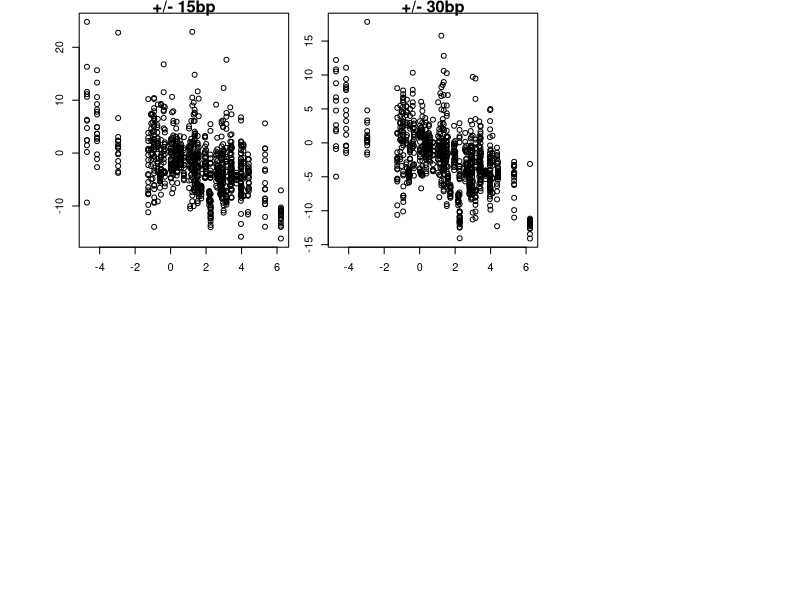

Write the R code that produced this figure. (Note: this script raises an error after producing the figure.)
#Function that calculates the constraint score
constraint.function <- function(obs,exp,adjustment)
  {
  #Calculate Z score
  numerator <- as.numeric(obs)-as.numeric(exp)
  denominator <- sqrt(as.numeric(exp))
  constraint <- numerator/denominator
  
  #Adjust using gene wide adjustment factor
  constraint <- constraint*as.numeric(adjustment)
  
  return(constraint)
  }

#Function to normalise a observed or expected frequency
normalise.function <- function(value,range,whole)
  {
  normalisation <- as.numeric(whole)/as.numeric(range)
  newvalue <- as.numeric(value)*normalisation
  return(newvalue)
  }

#Function that processes variant constraint scores 
variants.processing.function <- function(variant,genedetails)
  {
  #Retrieve the details about the gene
  wholegenesize <- genedetails[variant['Gene'],'Size']
  adjustment <- genedetails[variant['Gene'],'Adjustment']
  #Constraints in the gene details table are not adjusted
  constraint.gene <- genedetails[variant['Gene'],'Constraint']*adjustment
  
  constraint.region.raw <- constraint.function(variant['Region_Observed'],variant['Region_Expected'],adjustment)
  
  constraint.region.normalised <- constraint.function(normalise.function(variant['Region_Observed'],variant['Size'],wholegenesize),normalise.function(variant['Region_Expected'],variant['Size'],wholegenesize),adjustment)
  
  #Compile metrics into vector
  output <- c("Gene_Constraint"=constraint.gene,"Raw_Constraint"=constraint.region.raw,"Normalised_Constraint"=constraint.region.normalised)
  return(output)
  }

#Generate a gene vs regional variant graph
variantgraph <- function(x,y,name)
  {
  plot(x,y,xlab='',ylab='',main=name,cex.main=1.5)
  }

#Draw gene scan plot
genescangraph <- function(gene)
  {
  #Declare file name
  filename <- paste(c(gene,"scan.png"),sep="",collapse="")
  title <- paste(c(gene," Regional Constraint Scan"),sep="",collapse="")
  
  #Define domain boundaries according to gene
  if (gene == "BRCA1")
    {
    domain.starts <- c(4924,5266)
    domain.ends <- c(5208,5565)
    }
  else if (gene == "NF1")
    {
    domain.starts <- c(3703,4738)
    domain.ends <- c(4353,5214)
    }
  #Draw gene scan plot of BRCA1
  png(filename,width=1080,height=720)
  plot(
    #Highlight areas within domains
    panel.first = rect(domain.starts, -1e6, domain.ends, 1e6, col='grey70', border=NA),
    xaxs = "i",
    yaxs = "i",
    
    variants.data.frame[,'Position']
    [variants.data.frame['Type'] == 'S15bp' & variants.data.frame['Gene'] == gene]
    ,variants.data.frame[,'Normalised_Constraint']
    [variants.data.frame['Type'] == 'S15bp' & variants.data.frame['Gene'] == gene]
    ,type='l'
    ,xlab='Position'
    ,ylab='Local Constraint'
    ,cex.lab = 1.5
    ,lwd=2,col="yellow"
  )
  lines(
    variants.data.frame[,'Position']
    [variants.data.frame['Type'] == 'S30bp' & variants.data.frame['Gene'] == gene]
    ,variants.data.frame[,'Normalised_Constraint']
    [variants.data.frame['Type'] == 'S30bp' & variants.data.frame['Gene'] == gene]
    ,lwd=2,col="blue"
  )
  lines(
    variants.data.frame[,'Position']
    [variants.data.frame['Type'] == 'S60bp' & variants.data.frame['Gene'] == gene]
    ,variants.data.frame[,'Normalised_Constraint']
    [variants.data.frame['Type'] == 'S60bp' & variants.data.frame['Gene'] == gene]
    ,lwd=2,col="green"
  )
  lines(
    variants.data.frame[,'Position']
    [variants.data.frame['Type'] == 'S90bp' & variants.data.frame['Gene'] == gene]
    ,variants.data.frame[,'Normalised_Constraint']
    [variants.data.frame['Type'] == 'S90bp' & variants.data.frame['Gene'] == gene]
    ,lwd=2,col="red"
  )
  lines(
    variants.data.frame[,'Position']
    [variants.data.frame['Type'] == 'SExon' & variants.data.frame['Gene'] == gene]
    ,variants.data.frame[,'Normalised_Constraint']
    [variants.data.frame['Type'] == 'SExon' & variants.data.frame['Gene'] == gene]
    ,lwd=2,col="purple"
  )
  #Draw 0 line
  abline(h=0)
  #Draw horizontal line at the 3SD line for statistical significance
  abline(h=3.09)
  legend(legend=c("15bp","30bp","60bp","90bp","Exon"),col=c("yellow","blue","green","red","purple"),lwd=c("2","2","2","2"),lty=c(1,1,1,1),"topright")
  dev.off()
  }
  
#Import the list of gene sizes
genedetails <- read.table("GeneDetails.txt", header=TRUE)

#Import the list of variants
variants.data.frame <- read.table("Variants.txt", header=TRUE)

#Calculate constraint metrics both raw and normalised
variants.constraints <- apply(variants.data.frame,1,variants.processing.function,genedetails)
variants.data.frame$Gene_Constraint <- variants.constraints['Gene_Constraint',]
variants.data.frame$Raw_Constraint <- variants.constraints['Raw_Constraint',]
variants.data.frame$Normalised_Constraint <- variants.constraints['Normalised_Constraint',]

#Calculate correlations between gene constraint and regional constraint
window.15bp.correlation <- cor(variants.data.frame[,'Gene_Constraint'][variants.data.frame['Type'] == 'V15bp'],variants.data.frame[,'Normalised_Constraint'][variants.data.frame['Type'] == 'V15bp'])
window.30bp.correlation <- cor(variants.data.frame[,'Gene_Constraint'][variants.data.frame['Type'] == 'V30bp'],variants.data.frame[,'Normalised_Constraint'][variants.data.frame['Type'] == 'V30bp'])
window.60bp.correlation <- cor(variants.data.frame[,'Gene_Constraint'][variants.data.frame['Type'] == 'V60bp'],variants.data.frame[,'Normalised_Constraint'][variants.data.frame['Type'] == 'V60bp'])
window.90bp.correlation <- cor(variants.data.frame[,'Gene_Constraint'][variants.data.frame['Type'] == 'V90bp'],variants.data.frame[,'Normalised_Constraint'][variants.data.frame['Type'] == 'V90bp'])
window.exon.correlation <- cor(variants.data.frame[,'Gene_Constraint'][variants.data.frame['Type'] == 'VExon'],variants.data.frame[,'Normalised_Constraint'][variants.data.frame['Type'] == 'VExon'])
window.domain.correlation <- cor(variants.data.frame[,'Gene_Constraint'][variants.data.frame['Type'] == 'VDomain'],variants.data.frame[,'Normalised_Constraint'][variants.data.frame['Type'] == 'VDomain'])
write(paste(c("Correlations (R2) were: 15bp = ",round(window.15bp.correlation, digits=3),", 30bp = ",round(window.30bp.correlation, digits=3),", 60bp = ",round(window.60bp.correlation, digits=3),", 90bp = ",round(window.90bp.correlation, digits=3),", within exon = ",round(window.exon.correlation, digits=3),", within domain = ",round(window.domain.correlation, digits=3)),collapse=""),"outputcorrelations.txt")

#Draw plot of local constraints at different window sizes
png("variantslocalconstraints.png",width=1080,height=720)
par(mfrow=c(2,3))
par(oma=c(4,4,0,0)) 
par(mar=c(2,2,1,1))
variantgraph(variants.data.frame[,'Gene_Constraint'][variants.data.frame['Type'] == 'V15bp'],variants.data.frame[,'Normalised_Constraint'][variants.data.frame['Type'] == 'V15bp'],"+/- 15bp")
variantgraph(variants.data.frame[,'Gene_Constraint'][variants.data.frame['Type'] == 'V30bp'],variants.data.frame[,'Normalised_Constraint'][variants.data.frame['Type'] == 'V30bp'],"+/- 30bp")
variantgraph(variants.data.frame[,'Gene_Constraint'][variants.data.frame['Type'] == 'VExon'],variants.data.frame[,'Normalised_Constraint'][variants.data.frame['Type'] == 'VExon'],"Exon")
variantgraph(variants.data.frame[,'Gene_Constraint'][variants.data.frame['Type'] == 'V60bp'],variants.data.frame[,'Normalised_Constraint'][variants.data.frame['Type'] == 'V60bp'],"+/- 60bp")
variantgraph(variants.data.frame[,'Gene_Constraint'][variants.data.frame['Type'] == 'V90bp'],variants.data.frame[,'Normalised_Constraint'][variants.data.frame['Type'] == 'V90bp'],"+/- 90bp")
variantgraph(variants.data.frame[,'Gene_Constraint'][variants.data.frame['Type'] == 'VDomain'],variants.data.frame[,'Normalised_Constraint'][variants.data.frame['Type'] == 'VDomain'],"Domain")
mtext('Gene Constraint Score',side = 1, outer = TRUE, line = 2, cex=1.5)
mtext('Regional Constraint Score',side = 2, outer = TRUE, line = 2, cex=1.5)
dev.off()

#Make th gene scan plots for BRCA1 and NF1
genescangraph("BRCA1")
genescangraph("NF1")

#Make the plot of Z score examples
z.expected <- c(0:100)
z.score <- ((z.expected*2)-z.expected)/(sqrt(z.expected))
zexamples <- data.frame(Expected=z.expected,ZScore=z.score)

#Plot graph showing that Z score increases as Observed increases
png("zexamples.png",width=720,height=720)
plot(
  zexamples[,'Expected'],
  zexamples[,'ZScore'],
  type='l',
  xlab='Observed Value',
  ylab='Z Score',
  xaxs = "i",
  yaxs = "i",
  cex.lab = 1.5,
  xlim = c(0,100),
  ylim = c(0,10)
)
dev.off()

#Count the numbers of variants and each window size
v15.total.variants <- nrow(variants.data.frame[variants.data.frame$Type == 'V15bp',])
v30.total.variants <- nrow(variants.data.frame[variants.data.frame$Type == 'V30bp',])
v60.total.variants <- nrow(variants.data.frame[variants.data.frame$Type == 'V60bp',])
v90.total.variants <- nrow(variants.data.frame[variants.data.frame$Type == 'V90bp',])
exon.total.variants <- nrow(variants.data.frame[variants.data.frame$Type == 'VExon',])
domain.total.variants <- nrow(unique(subset(variants.data.frame, Type == "VDomain", select=c(Key, VariantName))))

#Count the number of variants where gene constraint is already >3.09
v15.constrainedgenes.variants <- nrow(variants.data.frame[variants.data.frame$Type == 'V15bp' & variants.data.frame$Gene_Constraint >= 3.09,])
v30.constrainedgenes.variants <- nrow(variants.data.frame[variants.data.frame$Type == 'V30bp' & variants.data.frame$Gene_Constraint >= 3.09,])
v60.constrainedgenes.variants <- nrow(variants.data.frame[variants.data.frame$Type == 'V60bp' & variants.data.frame$Gene_Constraint >= 3.09,])
v90.constrainedgenes.variants <- nrow(variants.data.frame[variants.data.frame$Type == 'V90bp' & variants.data.frame$Gene_Constraint >= 3.09,])
exon.constrainedgenes.variants <- nrow(variants.data.frame[variants.data.frame$Type == 'VExon' & variants.data.frame$Gene_Constraint >= 3.09,])
domain.constrainedgenes.variants <- nrow(unique(subset(variants.data.frame, Type == "VDomain" & Gene_Constraint >= 3.09, select=c(Key, VariantName))))

#Calculate the percentage of variants where gene constraint is already >3.09
v15.constrainedgenes.percentage <- round((v15.constrainedgenes.variants/v15.total.variants)*100, digits=3)
v30.constrainedgenes.percentage <- round((v30.constrainedgenes.variants/v30.total.variants)*100, digits=3)
v60.constrainedgenes.percentage <- round((v60.constrainedgenes.variants/v60.total.variants)*100, digits=3)
v90.constrainedgenes.percentage <- round((v90.constrainedgenes.variants/v90.total.variants)*100, digits=3)
exon.constrainedgenes.percentage <- round((exon.constrainedgenes.variants/exon.total.variants)*100, digits=3)
domain.constrainedgenes.percentage <- round((domain.constrainedgenes.variants/domain.total.variants)*100, digits=3)

#Count the number of instances where a local constraint exceeds 3.09, but gene constraint doesn't
v15.relevantnormalised.variants <- nrow(variants.data.frame[variants.data.frame$Type == 'V15bp' & variants.data.frame$Gene_Constraint < 3.09 & variants.data.frame$Normalised_Constraint >= 3.09,])
v30.relevantnormalised.variants <- nrow(variants.data.frame[variants.data.frame$Type == 'V30bp' & variants.data.frame$Gene_Constraint < 3.09 & variants.data.frame$Normalised_Constraint >= 3.09,])
v60.relevantnormalised.variants <- nrow(variants.data.frame[variants.data.frame$Type == 'V60bp' & variants.data.frame$Gene_Constraint < 3.09 & variants.data.frame$Normalised_Constraint >= 3.09,])
v90.relevantnormalised.variants <- nrow(variants.data.frame[variants.data.frame$Type == 'V90bp' & variants.data.frame$Gene_Constraint < 3.09 & variants.data.frame$Normalised_Constraint >= 3.09,])
exon.relevantnormalised.variants <- nrow(variants.data.frame[variants.data.frame$Type == 'VExon' & variants.data.frame$Gene_Constraint < 3.09 & variants.data.frame$Normalised_Constraint >= 3.09,])
domain.relevantnormalised.variants <- nrow(unique(subset(variants.data.frame, Type == "VDomain" & Gene_Constraint < 3.09 & Normalised_Constraint >= 3.09, select=c(Key, VariantName))))

v15.relevantraw.variants <- nrow(variants.data.frame[variants.data.frame$Type == 'V15bp' & variants.data.frame$Gene_Constraint < 3.09 & variants.data.frame$Raw_Constraint >= 3.09,])
v30.relevantraw.variants <- nrow(variants.data.frame[variants.data.frame$Type == 'V30bp' & variants.data.frame$Gene_Constraint < 3.09 & variants.data.frame$Raw_Constraint >= 3.09,])
v60.relevantraw.variants <- nrow(variants.data.frame[variants.data.frame$Type == 'V60bp' & variants.data.frame$Gene_Constraint < 3.09 & variants.data.frame$Raw_Constraint >= 3.09,])
v90.relevantraw.variants <- nrow(variants.data.frame[variants.data.frame$Type == 'V90bp' & variants.data.frame$Gene_Constraint < 3.09 & variants.data.frame$Raw_Constraint >= 3.09,])
exon.relevantraw.variants <- nrow(variants.data.frame[variants.data.frame$Type == 'VExon' & variants.data.frame$Gene_Constraint < 3.09 & variants.data.frame$Raw_Constraint >= 3.09,])
domain.relevantraw.variants <- nrow(unique(subset(variants.data.frame, Type == "VDomain" & Gene_Constraint < 3.09 & Raw_Constraint >= 3.09, select=c(Key, VariantName))))

#Calculate percentages
v15.relevent.percent.normalised <- round((v15.relevantnormalised.variants/v15.total.variants)*100, digits=3)
v30.relevent.percent.normalised <- round((v30.relevantnormalised.variants/v30.total.variants)*100, digits=3)
v60.relevent.percent.normalised <- round((v60.relevantnormalised.variants/v60.total.variants)*100, digits=3)
v90.relevent.percent.normalised <- round((v90.relevantraw.variants/v90.total.variants)*100, digits=3)
exon.relevent.percent.normalised <- round((exon.relevantraw.variants/exon.total.variants)*100, digits=3)
domain.relevent.percent.normalised <- round((domain.relevantraw.variants/domain.total.variants)*100, digits=3)

v15.relevent.percent.raw <- round((v15.relevantraw.variants/v15.total.variants)*100, digits=3)
v30.relevent.percent.raw <- round((v30.relevantraw.variants/v30.total.variants)*100, digits=3)
v60.relevent.percent.raw <- round((v60.relevantraw.variants/v60.total.variants)*100, digits=3)
v90.relevent.percent.raw <- round((v90.relevantraw.variants/v90.total.variants)*100, digits=3)
exon.relevent.percent.raw <- round((exon.relevantraw.variants/exon.total.variants)*100, digits=3)
domain.relevent.percent.raw <- round((domain.relevantraw.variants/domain.total.variants)*100, digits=3)

#Calculate uplifts
v15.relevent.uplift.normalised <- round((v15.relevantnormalised.variants/v15.constrainedgenes.variants)*100, digits=3)
v30.relevent.uplift.normalised <- round((v30.relevantnormalised.variants/v30.constrainedgenes.variants)*100, digits=3)
v60.relevent.uplift.normalised <- round((v60.relevantnormalised.variants/v60.constrainedgenes.variants)*100, digits=3)
v90.relevent.uplift.normalised <- round((v90.relevantraw.variants/v90.constrainedgenes.variants)*100, digits=3)
exon.relevent.uplift.normalised <- round((exon.relevantraw.variants/exon.constrainedgenes.variants)*100, digits=3)
domain.relevent.uplift.normalised <- round((domain.relevantraw.variants/domain.constrainedgenes.variants)*100, digits=3)

v15.relevent.uplift.raw <- round((v15.relevantraw.variants/v15.constrainedgenes.variants)*100, digits=3)
v30.relevent.uplift.raw <- round((v30.relevantraw.variants/v30.constrainedgenes.variants)*100, digits=3)
v60.relevent.uplift.raw <- round((v60.relevantraw.variants/v60.constrainedgenes.variants)*100, digits=3)
v90.relevent.uplift.raw <- round((v90.relevantraw.variants/v90.constrainedgenes.variants)*100, digits=3)
exon.relevent.uplift.raw <- round((exon.relevantraw.variants/exon.constrainedgenes.variants)*100, digits=3)
domain.relevent.uplift.raw <- round((domain.relevantraw.variants/domain.constrainedgenes.variants)*100, digits=3)

#Write data for uplift to output table text file
write(paste(c("Window Type","Constrained Genes","Constrained Normalised","Constrained Unnormalised","Uplift Normalised","Uplift Unnormalised"),collapse="\t"),"outputtable.txt")
output.table.header.v15 <- "+/- 15bp"
output.table.constrained.gene.v15 <- paste(c(v15.constrainedgenes.percentage,"% (",v15.constrainedgenes.variants,"/",v15.total.variants,")"),collapse="")
output.table.normalised.v15 <- paste(c(v15.relevent.percent.normalised,"% (",v15.relevantnormalised.variants,"/",v15.total.variants,")"),collapse="")
output.table.raw.v15 <- paste(c(v15.relevent.percent.raw,"% (",v15.relevantraw.variants,"/",v15.total.variants,")"),collapse="")
output.table.uplift.normalised.v15 <- paste(c(v15.relevent.uplift.normalised,"%"),collapse="")
output.table.uplift.raw.v15 <- paste(c(v15.relevent.uplift.raw,"%"),collapse="")
write(paste(c(output.table.header.v15,output.table.constrained.gene.v15,output.table.normalised.v15,output.table.raw.v15,output.table.uplift.normalised.v15,output.table.uplift.raw.v15),collapse="\t"),"outputtable.txt",append=TRUE)
output.table.header.v30 <- "+/- 30bp"
output.table.constrained.gene.v30 <- paste(c(v30.constrainedgenes.percentage,"% (",v30.constrainedgenes.variants,"/",v30.total.variants,")"),collapse="")
output.table.normalised.v30 <- paste(c(v30.relevent.percent.normalised,"% (",v30.relevantnormalised.variants,"/",v30.total.variants,")"),collapse="")
output.table.raw.v30 <- paste(c(v30.relevent.percent.raw,"% (",v30.relevantraw.variants,"/",v30.total.variants,")"),collapse="")
output.table.uplift.normalised.v30 <- paste(c(v30.relevent.uplift.normalised,"%"),collapse="")
output.table.uplift.raw.v30 <- paste(c(v30.relevent.uplift.raw,"%"),collapse="")
write(paste(c(output.table.header.v30,output.table.constrained.gene.v30,output.table.normalised.v30,output.table.raw.v30,output.table.uplift.normalised.v30,output.table.uplift.raw.v30),collapse="\t"),"outputtable.txt",append=TRUE)
output.table.header.v60 <- "+/- 60bp"
output.table.constrained.gene.v60 <- paste(c(v60.constrainedgenes.percentage,"% (",v60.constrainedgenes.variants,"/",v60.total.variants,")"),collapse="")
output.table.normalised.v60 <- paste(c(v60.relevent.percent.normalised,"% (",v60.relevantnormalised.variants,"/",v60.total.variants,")"),collapse="")
output.table.raw.v60 <- paste(c(v60.relevent.percent.raw,"% (",v60.relevantraw.variants,"/",v60.total.variants,")"),collapse="")
output.table.uplift.normalised.v60 <- paste(c(v60.relevent.uplift.normalised,"%"),collapse="")
output.table.uplift.raw.v60 <- paste(c(v60.relevent.uplift.raw,"%"),collapse="")
write(paste(c(output.table.header.v60,output.table.constrained.gene.v60,output.table.normalised.v60,output.table.raw.v60,output.table.uplift.normalised.v60,output.table.uplift.raw.v60),collapse="\t"),"outputtable.txt",append=TRUE)
output.table.header.v90 <- "+/- 90bp"
output.table.constrained.gene.v90 <- paste(c(v90.constrainedgenes.percentage,"% (",v90.constrainedgenes.variants,"/",v90.total.variants,")"),collapse="")
output.table.normalised.v90 <- paste(c(v90.relevent.percent.normalised,"% (",v90.relevantnormalised.variants,"/",v90.total.variants,")"),collapse="")
output.table.raw.v90 <- paste(c(v90.relevent.percent.raw,"% (",v90.relevantraw.variants,"/",v90.total.variants,")"),collapse="")
output.table.uplift.normalised.v90 <- paste(c(v90.relevent.uplift.normalised,"%"),collapse="")
output.table.uplift.raw.v90 <- paste(c(v90.relevent.uplift.raw,"%"),collapse="")
write(paste(c(output.table.header.v90,output.table.constrained.gene.v90,output.table.normalised.v90,output.table.raw.v90,output.table.uplift.normalised.v90,output.table.uplift.raw.v90),collapse="\t"),"outputtable.txt",append=TRUE)
output.table.header.exon <- "Exon"
output.table.constrained.gene.exon <- paste(c(exon.constrainedgenes.percentage,"% (",exon.constrainedgenes.variants,"/",exon.total.variants,")"),collapse="")
output.table.normalised.exon <- paste(c(exon.relevent.percent.normalised,"% (",exon.relevantnormalised.variants,"/",exon.total.variants,")"),collapse="")
output.table.raw.exon <- paste(c(exon.relevent.percent.raw,"% (",exon.relevantraw.variants,"/",exon.total.variants,")"),collapse="")
output.table.uplift.normalised.exon <- paste(c(exon.relevent.uplift.normalised,"%"),collapse="")
output.table.uplift.raw.exon <- paste(c(exon.relevent.uplift.raw,"%"),collapse="")
write(paste(c(output.table.header.exon,output.table.constrained.gene.exon,output.table.normalised.exon,output.table.raw.exon,output.table.uplift.normalised.exon,output.table.uplift.raw.exon),collapse="\t"),"outputtable.txt",append=TRUE)
output.table.header.domain <- "Domain"
output.table.constrained.gene.domain <- paste(c(domain.constrainedgenes.percentage,"% (",domain.constrainedgenes.variants,"/",domain.total.variants,")"),collapse="")
output.table.normalised.domain <- paste(c(domain.relevent.percent.normalised,"% (",domain.relevantnormalised.variants,"/",domain.total.variants,")"),collapse="")
output.table.raw.domain <- paste(c(domain.relevent.percent.raw,"% (",domain.relevantraw.variants,"/",domain.total.variants,")"),collapse="")
output.table.uplift.normalised.domain <- paste(c(domain.relevent.uplift.normalised,"%"),collapse="")
output.table.uplift.raw.domain <- paste(c(domain.relevent.uplift.raw,"%"),collapse="")
write(paste(c(output.table.header.domain,output.table.constrained.gene.domain,output.table.normalised.domain,output.table.raw.domain,output.table.uplift.normalised.domain,output.table.uplift.raw.domain),collapse="\t"),"outputtable.txt",append=TRUE)

#Extract variant names where the local constraint made a difference to classification
difference.v15.Normalised <- subset(variants.data.frame, Type == "V15bp" & Gene_Constraint < 3.09 & Normalised_Constraint > 3.09, select=c(Key, VariantName))
difference.v30.Normalised <- subset(variants.data.frame, Type == "V30bp" & Gene_Constraint < 3.09 & Normalised_Constraint > 3.09, select=c(Key, VariantName))
difference.v60.Normalised <- subset(variants.data.frame, Type == "V60bp" & Gene_Constraint < 3.09 & Normalised_Constraint > 3.09, select=c(Key, VariantName))
difference.v90.Normalised <- subset(variants.data.frame, Type == "V90bp" & Gene_Constraint < 3.09 & Normalised_Constraint > 3.09, select=c(Key, VariantName))
difference.Exon.Normalised <- subset(variants.data.frame, Type == "VExon" & Gene_Constraint < 3.09 & Normalised_Constraint > 3.09, select=c(Key, VariantName))
difference.Domain.Normalised <- subset(variants.data.frame, Type == "VDomain" & Gene_Constraint < 3.09 & Normalised_Constraint > 3.09, select=c(Key, VariantName))
difference.Domain.Normalised <- unique(difference.Domain.Normalised)

difference.v15.Unnormalised <- subset(variants.data.frame, Type == "V15bp" & Gene_Constraint < 3.09 & Raw_Constraint > 3.09, select=c(Key, VariantName))
difference.v30.Unnormalised <- subset(variants.data.frame, Type == "V30bp" & Gene_Constraint < 3.09 & Raw_Constraint > 3.09, select=c(Key, VariantName))
difference.v60.Unnormalised <- subset(variants.data.frame, Type == "V60bp" & Gene_Constraint < 3.09 & Raw_Constraint > 3.09, select=c(Key, VariantName))
difference.v90.Unnormalised <- subset(variants.data.frame, Type == "V90bp" & Gene_Constraint < 3.09 & Raw_Constraint > 3.09, select=c(Key, VariantName))
difference.Exon.Unnormalised <- subset(variants.data.frame, Type == "VExon" & Gene_Constraint < 3.09 & Raw_Constraint > 3.09, select=c(Key, VariantName))
difference.Domain.Unnormalised <- subset(variants.data.frame, Type == "VDomain" & Gene_Constraint < 3.09 & Raw_Constraint > 3.09, select=c(Key, VariantName))
difference.Domain.Unnormalised <- unique(difference.Domain.Unnormalised)

#Make plot of the number of variants that are locally constrained
typecounts <- c(
nrow(difference.v15.Normalised),
nrow(difference.v30.Normalised),
nrow(difference.v60.Normalised),
nrow(difference.v90.Normalised),
nrow(difference.Exon.Normalised),
nrow(difference.Domain.Normalised),
nrow(difference.v15.Unnormalised),
nrow(difference.v30.Unnormalised),
nrow(difference.v60.Unnormalised),
nrow(difference.v90.Unnormalised),
nrow(difference.Exon.Unnormalised),
nrow(difference.Domain.Unnormalised))

variant.frequency.data <- matrix(typecounts, nrow = 2, byrow=TRUE, dimnames = list(c("Unnormalised","Normalised"), c("+/- 15bp","+/- 30bp","+/- 60bp","+/- 90bp","Exon","Domain")))
png("variant-counts.png",width=1080,height=720)
barplot(variant.frequency.data,
        xlab = "Type",
        ylab = "Variants",
        col = c("red","green"),
        beside = TRUE,
        cex.lab = 1.5
)
legend("topright",
       c("Normalised","Unnormalised"),
       fill = c("red","green")
)
dev.off()

#Find BRCA1 variants where normalised local constraint makes a difference
difference.brca1.v15.Normalised <- subset(variants.data.frame, Type == "V15bp" & Gene_Constraint < 3.09 & Normalised_Constraint > 3.09 & Gene == "BRCA1", select=c(Key, VariantName))
difference.brca1.v30.Normalised <- subset(variants.data.frame, Type == "V30bp" & Gene_Constraint < 3.09 & Normalised_Constraint > 3.09 & Gene == "BRCA1", select=c(Key, VariantName))
difference.brca1.v60.Normalised <- subset(variants.data.frame, Type == "V60bp" & Gene_Constraint < 3.09 & Normalised_Constraint > 3.09 & Gene == "BRCA1", select=c(Key, VariantName))
difference.brca1.v90.Normalised <- subset(variants.data.frame, Type == "V90bp" & Gene_Constraint < 3.09 & Normalised_Constraint > 3.09 & Gene == "BRCA1", select=c(Key, VariantName))
difference.brca1.Exon.Normalised <- subset(variants.data.frame, Type == "VExon" & Gene_Constraint < 3.09 & Normalised_Constraint > 3.09 & Gene == "BRCA1", select=c(Key, VariantName))
difference.brca1.Domain.Normalised <- subset(variants.data.frame, Type == "VDomain" & Gene_Constraint < 3.09 & Normalised_Constraint > 3.09 & Gene == "BRCA1", select=c(Key, VariantName))
difference.brca1.Domain.Normalised <- unique(difference.brca1.Domain.Normalised)

#Calculate the percentage of variants where local constraint makes a difference
get.percent.make.difference.gene <- function(gene,variants)
  {
  all.variants.gene <- nrow(unique(subset(variants, Gene == gene & Type != "S15bp" & Type != "S30bp" & Type != "S60bp" & Type != "S90bp" & Type != "SExon" & Type != "SDomain", select=c(Key, VariantName))))
  difference.variants.gene <- nrow(unique(subset(variants, Gene == gene & Type != "S15bp" & Type != "S30bp" & Type != "S60bp" & Type != "S90bp" & Type != "SExon" & Type != "SDomain" & Gene_Constraint < 3.09 & Normalised_Constraint > 3.09, select=c(Key, VariantName))))
  percent.difference.gene <- (difference.variants.gene/all.variants.gene)*100
  #Compile metrics into vector
  output <- percent.difference.gene
  return(output)
  }
unique.genes <- unique(subset(variants.data.frame,, select=c(Gene)))
percentage.differences <- apply(unique.genes,1,get.percent.make.difference.gene,variants.data.frame)
genes.variant.difference.percentage <- data.frame(Gene=unique.genes,PercentDiff=percentage.differences)

#Data to display on bar plot
display.genes.variant.difference.percentage <- subset(genes.variant.difference.percentage, PercentDiff > 0, select=c(Gene, PercentDiff))
#Colors of bars based on the panel
display.genes.variant.difference.percentage$Color <- c(
  "red",
  "blue",
  "blue",
  "blue",
  "yellow",
  "red",
  "yellow",
  "blue",
  "blue",
  "yellow",
  "yellow",
  "yellow",
  "yellow",
  "yellow",
  "yellow",
  "blue",
  "yellow",
  "yellow",
  "yellow",
  "yellow",
  "green",
  "green",
  "orange",
  "orange",
  "yellow",
  "yellow",
  "yellow",
  "purple",
  "green",
  "blue",
  "green",
  "yellow",
  "yellow",
  "yellow",
  "yellow")
display.genes.variant.difference.percentage <- display.genes.variant.difference.percentage[order(display.genes.variant.difference.percentage$PercentDiff),]

#Display chart of % of variants in each gene where local constraint makes a difference
png("gene-make-difference.png",width=1080,height=720)
par(mar=c(4,7.5,2,1))
barplot(
  display.genes.variant.difference.percentage$PercentDiff, 
  names.arg = display.genes.variant.difference.percentage$Gene,
  col = display.genes.variant.difference.percentage$Color,
  horiz = TRUE,
  xlim = c(0,100),
  ann = FALSE,
  las = 1,
  xaxs = "i",
  yaxs = "i")
legend("right",
       c("Breast Cancer","Aortopathy","DSD","Noonan","Lynch","Ovarian Cancer"),
       fill = c("red","blue","yellow","green","orange","purple")
)
mtext(side = 1, text = "Percentage of Variants", line = 2, cex = 1.5)
mtext(side = 2, text = "Gene", line = 6, cex = 1.5)
dev.off()

#Count the number not displayed for the figure legend
not.displayed <- nrow(genes.variant.difference.percentage)-nrow(display.genes.variant.difference.percentage)
not.displayed.percent <- (not.displayed/nrow(genes.variant.difference.percentage))*100
text.for.not.display <- c(round(not.displayed.percent, digits = 1),"% (",not.displayed,"/",nrow(genes.variant.difference.percentage),")"," of the genes are not shown here, as they had no variants that were locally constrained, but not constrained gene wide.")
write(paste(text.for.not.display,collapse=""),"genes-no-difference.txt")

#Make U scores graph
uscores.data.frame <- read.table("uscores.txt", header=TRUE)
subset.uscores.data.frame <- subset(uscores.data.frame,Nucleotide >= 600 & Nucleotide <= 800, select=c(Nucleotide, UScore))
png("uscores.png",width=1080,height=720)
par(mar=c(4,4,4,4))
plot(uscores.data.frame$Nucleotide,uscores.data.frame$UScore,type="h",col="blue",
     ann = FALSE,
     xaxs = "i",
     yaxs = "i")
lines(subset.uscores.data.frame$Nucleotide,subset.uscores.data.frame$UScore,type="h",col="red")
mtext(side = 1, text = "Nucleotide in BRCA1", line = 3, cex = 1.5)
mtext(side = 2, text = "U Score", line = 2, cex = 1.5)
dev.off()

#Calculate number of variants expected in the subset and return it to text file
total.uscore <- sum(uscores.data.frame$UScore)
subset.uscore <- sum(subset.uscores.data.frame$UScore)
percentage.uscore <- (subset.uscore/total.uscore)*100
total.expected <- 508.9
subset.expected <- (total.expected/100)*percentage.uscore
write(paste(c("as the percentage of the area under the curve found between nucleotides 600 and 800 is ",round(percentage.uscore,digits=2),"%, and the total expected number of variants in ExAc is ",total.expected,", the number of variants expected to fall in the region between 600 and 800 is ",round(subset.expected,digits=1)),collapse=""),"uscoreexplain.txt")

#Boxplot of local constraint variability
boxplot.data.frame <- subset(variants.data.frame,Type == "V15bp" | Type == "V30bp" | Type == "V60bp" | Type == "V90bp" | Type == "VExon" | Type == "VDomain",select=c(Gene,Raw_Constraint,Normalised_Constraint))
genes.constraint <- unique(subset(variants.data.frame,,c(Gene,Gene_Constraint)))
boxplot.lims = c(-10,10)
png("boxwhisker-normalised.png",width=1080,height=720)
par(mar=c(8,4,1,4))
boxplot(boxplot.data.frame$Normalised_Constraint~boxplot.data.frame$Gene,
        outline=FALSE,
        ylim = boxplot.lims,
        xaxs = "i",
        yaxs = "i",
        ann = FALSE,
        las = 2,
        col="yellow",
        medcol="red"
        )
mtext(side = 1, text = "Gene", line = 6, cex = 1.5)
mtext(side = 2, text = "Local Constraint (Normalised)", line = 2, cex = 1.5)
abline(h=0)
abline(h=3.09)
par(new=T)
plot(genes.constraint$Gene,genes.constraint$Gene_Constraint,
     ylim = boxplot.lims,
     xaxs = "i",
     yaxs = "i",
     xaxt = "n",
     yaxt = "n"
)
dev.off()

boxplot.lims = c(-5,5)
png("boxwhisker-raw.png",width=1080,height=720)
par(mar=c(8,4,1,4))
boxplot(boxplot.data.frame$Raw_Constraint~boxplot.data.frame$Gene,
        outline=FALSE,
        ylim = boxplot.lims,
        xaxs = "i",
        yaxs = "i",
        #xlab = "Gene",
        #ylab = "Local Constraint (Normalized)",
        ann = FALSE,
        las = 2,
        col="yellow",
        medcol="red"
)
mtext(side = 1, text = "Gene", line = 6, cex = 1.5)
mtext(side = 2, text = "Local Constraint (Normalised)", line = 2, cex = 1.5)
abline(h=0)
abline(h=3.09)
par(new=T)
plot(genes.constraint$Gene,genes.constraint$Gene_Constraint,
     ylim = boxplot.lims,
     xaxs = "i",
     yaxs = "i",
     xaxt = "n",
     yaxt = "n"
)
dev.off()
